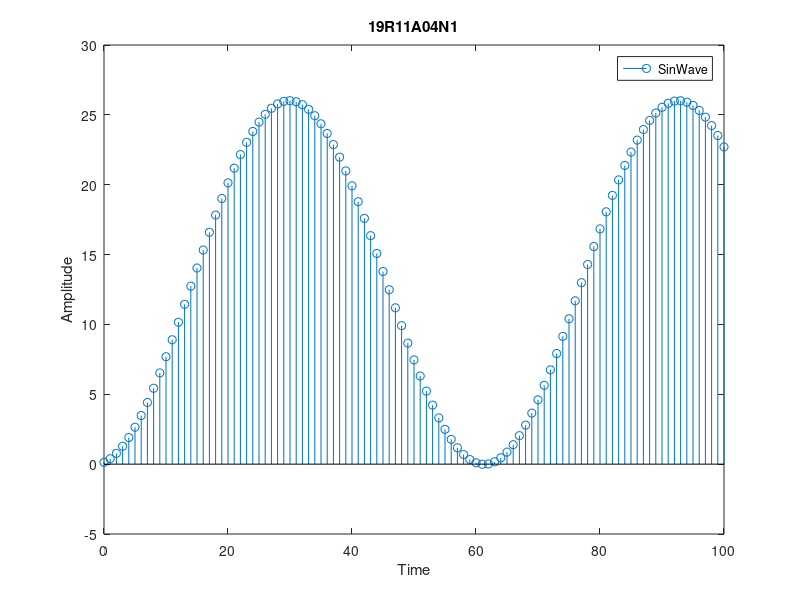

This chart was generated by the following MATLAB code:
% Sinewave using Recursive difference equation

clc;
clear all;
close all;
a = 0.13;
b = [1 -1.99 1];
n = 0:1:100;
x= zeros(1,length(n));
i = find(n>=0);
x(i)= 1;
y = filter(a,b,x)
subplot(1,1,1)
stem(n,y)
title('19R11A04N1')
legend('SinWave')
xlabel('Time')
ylabel('Amplitude')
